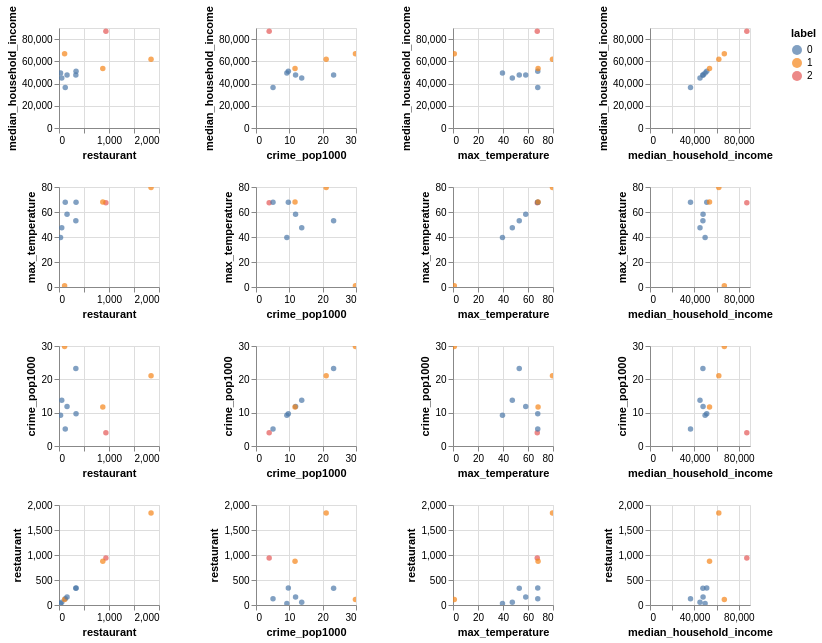

Specify this chart in Vega-Lite:
### Vega-Lite specification from a JSON file in a GitHub repository (floating-point values rounded to 4 significant figures)
{"config": {"view": {"continuousWidth": 400, "continuousHeight": 300}}, "repeat": {"column": ["restaurant", "crime_pop1000", "max_temperature", "median_household_income"], "row": ["median_household_income", "max_temperature", "crime_pop1000", "restaurant"]}, "spec": {"data": {"name": "data-6d373379cccc472c5dcce16bbad22bb9"}, "mark": "circle", "encoding": {"color": {"type": "nominal", "field": "label"}, "x": {"type": "quantitative", "field": {"repeat": "column"}}, "y": {"type": "quantitative", "field": {"repeat": "row"}}}, "height": 100, "selection": {"selector001": {"type": "interval", "bind": "scales", "encodings": ["x", "y"]}}, "width": 100}, "$schema": "https://vega.github.io/schema/vega-lite/v4.8.1.json", "datasets": {"data-6d373379cccc472c5dcce16bbad22bb9": [{"Name": "Channel Islands National Park", "median_household_income": 87130.0, "parking": 2468, "restaurant": 938, "tickets": "No", "max_temperature": 67.4, "min_temperature": 51.94, "Precipitation": 0.4549, "Wind_Speed": 13.45, "crime_pop1000": 3.952, "tickets_label": 0, "label": 2}, {"Name": "Crater Lake National Park", "median_household_income": 45010.0, "parking": 238, "restaurant": 55, "tickets": "Yes", "max_temperature": 47.46, "min_temperature": 38.24, "Precipitation": 1.02, "Wind_Speed": 15.25, "crime_pop1000": 13.72, "tickets_label": 1, "label": 0}, {"Name": "Everglades National Park", "median_household_income": 61930.0, "parking": 6661, "restaurant": 1841, "tickets": "Yes", "max_temperature": 79.58, "min_temperature": 64.71, "Precipitation": 0.8205, "Wind_Speed": 13.18, "crime_pop1000": 21.05, "tickets_label": 1, "label": 1}, {"Name": "Grand Canyon National Park", "median_household_income": 51070.0, "parking": 1104, "restaurant": 341, "tickets": "Yes", "max_temperature": 67.8, "min_temperature": 46.0, "Precipitation": 0.1283, "Wind_Speed": 11.54, "crime_pop1000": 9.703, "tickets_label": 1, "label": 0}, {"Name": "Petrified Forest National Park", "median_household_income": 36470.0, "parking": 458, "restaurant": 125, "tickets": "No", "max_temperature": 67.8, "min_temperature": 46.0, "Precipitation": 0.1283, "Wind_Speed": 11.54, "crime_pop1000": 5.108, "tickets_label": 0, "label": 0}, {"Name": "Great Smoky Mountains National Park", "median_household_income": 47620.0, "parking": 1035, "restaurant": 337, "tickets": "No", "max_temperature": 53.01, "min_temperature": 36.52, "Precipitation": 1.4, "Wind_Speed": 13.85, "crime_pop1000": 23.28, "tickets_label": 0, "label": 0}, {"Name": "Katmai National Park", "median_household_income": 66900.0, "parking": 525, "restaurant": 112, "tickets": "No", "max_temperature": 1.049, "min_temperature": -5.689, "Precipitation": 0.006386, "Wind_Speed": 5.912, "crime_pop1000": 29.83, "tickets_label": 0, "label": 1}, {"Name": "Mesa Verde National Park", "median_household_income": 49600.0, "parking": 114, "restaurant": 31, "tickets": "Yes", "max_temperature": 39.58, "min_temperature": 17.75, "Precipitation": 0.07404, "Wind_Speed": 12.74, "crime_pop1000": 9.258, "tickets_label": 1, "label": 0}, {"Name": "Redwood National Park", "median_household_income": 47760.0, "parking": 802, "restaurant": 161, "tickets": "No", "max_temperature": 58.19, "min_temperature": 47.09, "Precipitation": 0.5271, "Wind_Speed": 14.69, "crime_pop1000": 11.87, "tickets_label": 0, "label": 0}, {"Name": "Saguaro National Park", "median_household_income": 53590.0, "parking": 13962, "restaurant": 876, "tickets": "Yes", "max_temperature": 68.07, "min_temperature": 40.52, "Precipitation": 0.09022, "Wind_Speed": 14.42, "crime_pop1000": 11.71, "tickets_label": 1, "label": 1}]}}
